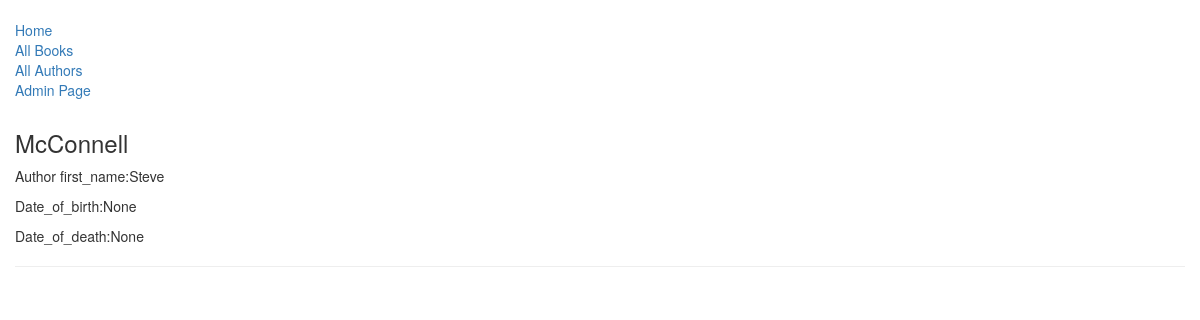
/lib/authors, run on an earlier commit of the app's database.
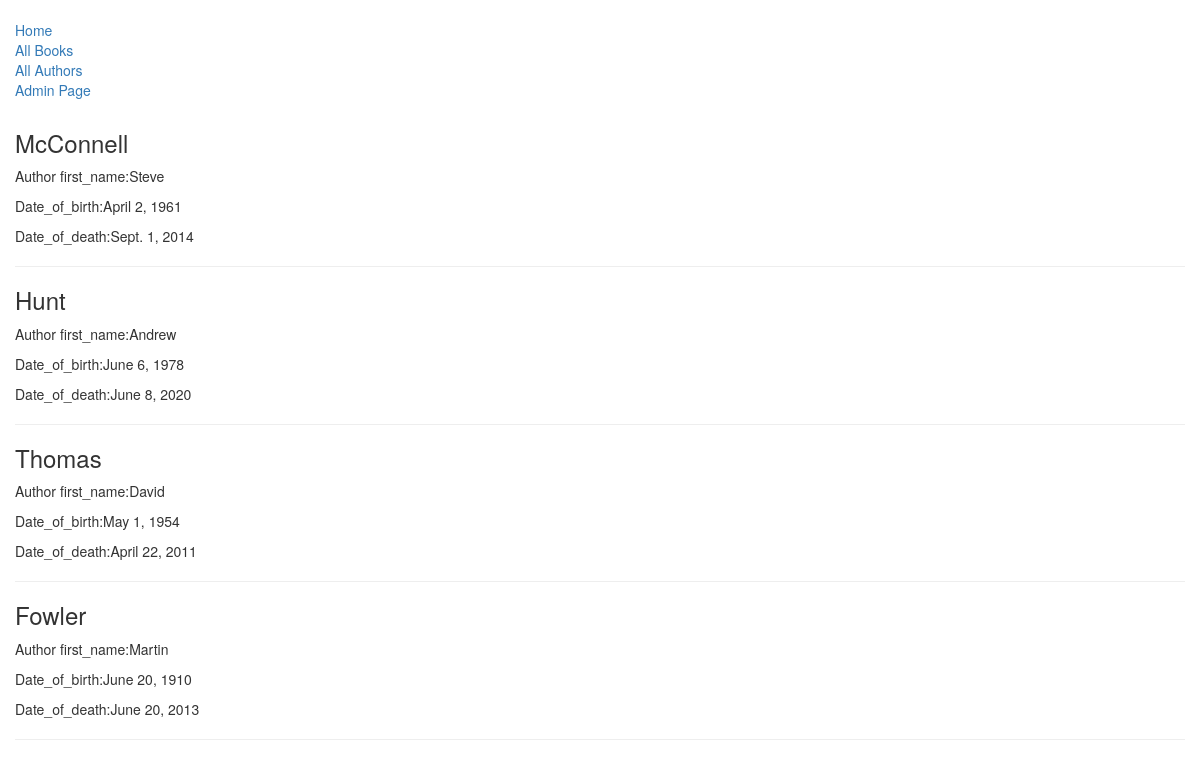
And on a later commit of the database.
### lib/models.py (models this page shows, shortened)
class Author(models.Model):
    first_name    = models.CharField(max_length=100)
    last_name     = models.CharField(max_length=100)
    date_of_birth = models.DateField(null=True , blank=True)
    date_of_death = models.DateField('Died', null=True , blank=True)

### lib/views.py (the view)
# urls.py: path('authors', views.AuthorListView.as_view(), name='authors')
class AuthorListView(generic.ListView):
    model = models.Author
    template_name = 'lib/author_list.html'

### lib/templates/lib/author_list.html
{% extends 'lib/base_generic.html' %}
{% block content %}
{% for author in author_list %}
    <h3>{{ author.last_name }}</h3>
    <p>Author first_name:{{author.first_name}}</p>
    <p>Date_of_birth:{{author.date_of_birth}}</p>
    <p>Date_of_death:{{author.date_of_death}}</p>
    <hr>
{% endfor %}
{% endblock %}

### lib/templates/lib/base_generic.html (shortened to what this page needs)
<!DOCTYPE html>
<html lang="en">
<head>
    <link rel="stylesheet" href="https://maxcdn.bootstrapcdn.com/bootstrap/3.4.1/css/bootstrap.min.css">
    {% load static %}
    <link rel="stylesheet" href="{% static 'lib/style.css' %}">
</head>
<body>
    <div class="container-fluid">
        <div class="row">
            <div class="col-sm-2">
            {% block sidebar %}
            <ul class="sidebar-nav">
                <li><a href="{% url 'lib:index' %}">Home</a></li>
                <li><a href="{% url 'lib:books' %}">All Books</a></li>
                <li><a href="{% url 'lib:authors' %}">All Authors</a></li>
                <li><a href="/admin/">Admin Page</a></li>
            </ul>
            </div>
            {% endblock %}
        </div>
        <div class="cool-sm-10">
            {% block content %}
            {% endblock %}
        </div>
    </div>
</body>
</html>

What changed in the data, as far as the page shows it:
changed Author "McConnell": date_of_birth "None" → "April 2, 1961"; date_of_death "None" → "Sept. 1, 2014"
added Author: last_name "Hunt", first_name "Andrew", date_of_birth "June 6, 1978", date_of_death "June 8, 2020"
added Author: last_name "Thomas", first_name "David", date_of_birth "May 1, 1954", date_of_death "April 22, 2011"
added Author: last_name "Fowler", first_name "Martin", date_of_birth "June 20, 1910", date_of_death "June 20, 2013"
